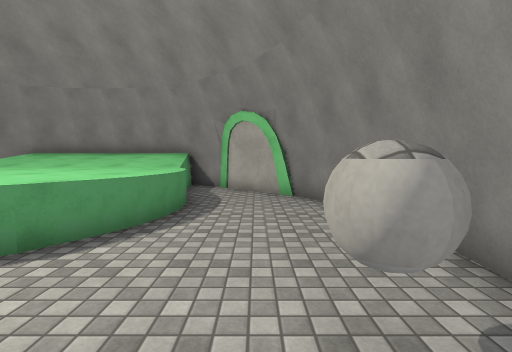
view 1 (above)

12 first-person views from a walk through a scene from a Unity 3-D project. The camera is 1.4 m above the floor, tilts 4° down and sees 85° across. The floor is counted in squares, 1 m on a side. Each view is taken from the middle of a square. On the plan, view 1 faces up. The plan holds only what a view shows up to about 14 squares ahead; the rest is blank. The place goes on beyond the plan. The player character is not drawn. Some animated figures are not drawn. Surface patterns are stand-ins for the level's own textures.

view 2
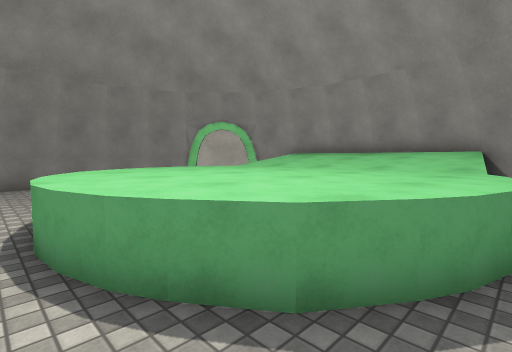

view 3
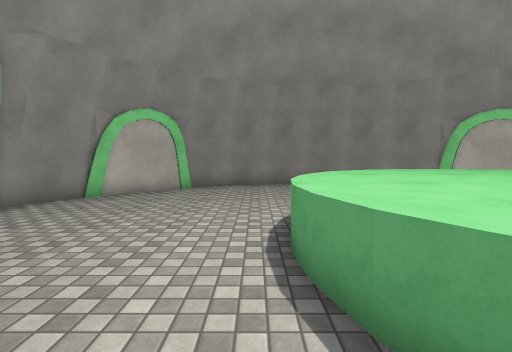

view 4
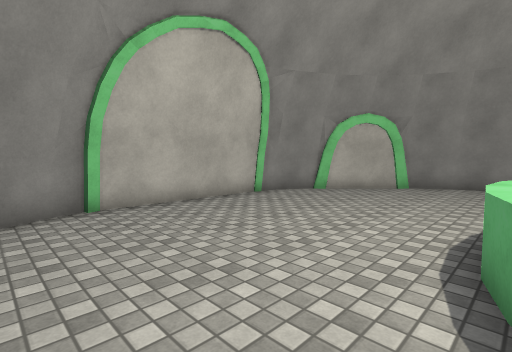

view 5
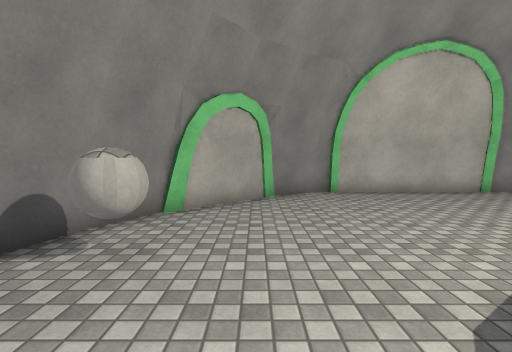

view 6
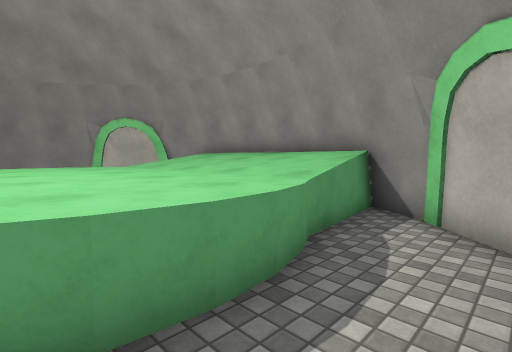

view 7
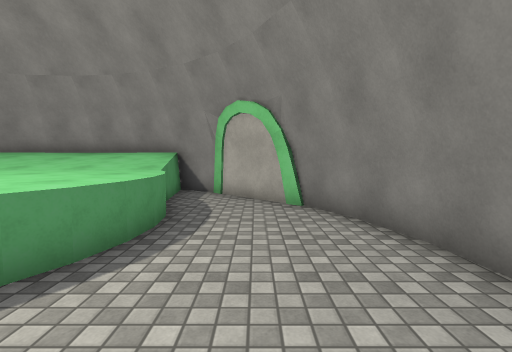

view 8
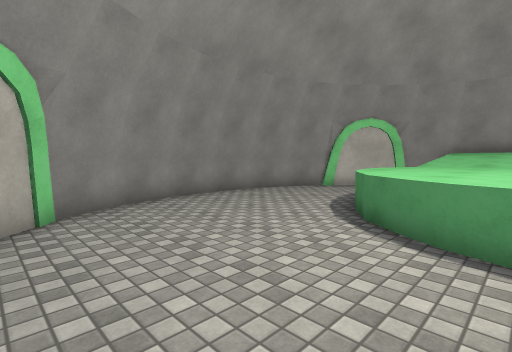

view 9
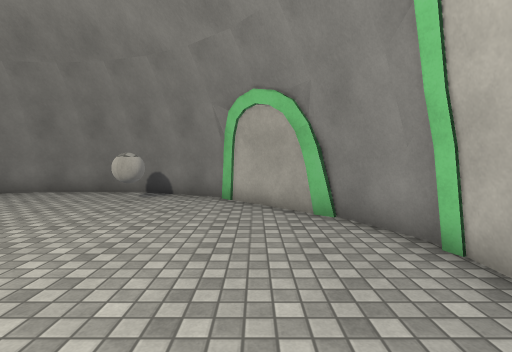

view 10
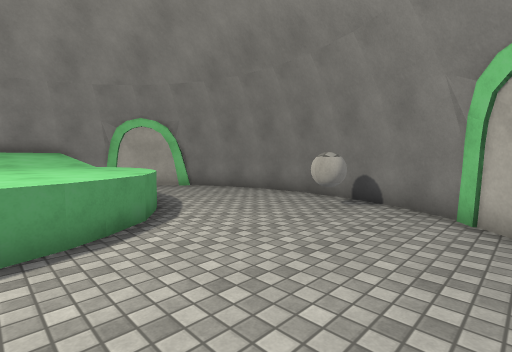

view 11
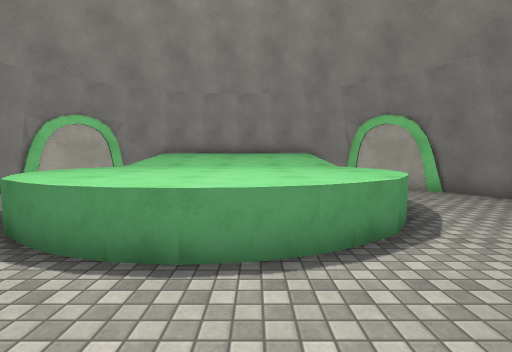

view 12
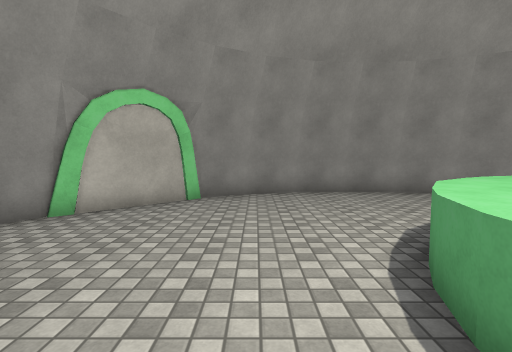

### Floor plan
Key: @ floor where view 1 was taken; # wall or solid block; . floor; ^ raised ledge; O other object.
Columns run from 17 left of view 1 to 3 right of it. Each row starts with its distance up from view 1.
 14       #########
 13     ###^^^^^^^###
 12    ## ^^^^^^^^^.##
 11   ##  ^^^^^^^^^..##
 10  ##.  ^^^^^^^^^...##
  9  #...^^^^^^^^^^^...#
  8  #...^^^^^^^^^^^...#
  7 ##...^^^^^^^^^^^...##
  6 #....^^^^^^^^^^^....#
  5 #.....^^^^^^^^^.....#
  4 #......^^^^^^^......#
  3 #.......^^^^^.......#
  2 ##................O##
  1  #.................#
  0  #...............@.#
 -1  ##...............##
 -2   ##.............##
 -3    ##...........##
 -4     ###.......###
 -5       #########

Where each view was taken, in squares from view 1:
view 1: 0 up, 0 right, facing up
view 2: 2 up, 2 left, facing up-left
view 3: 2 up, 3 left, facing left
view 4: 3 up, 2 left, facing down-left
view 5: 6 up, 1 left, facing down
view 6: 6 up, 0 right, facing up-left
view 7: 2 up, 0 right, facing up
view 8: 2 down, 8 left, facing up-left
view 9: 2 down, 8 left, facing right
view 10: 2 down, 6 left, facing up-right
view 11: 1 down, 6 left, facing up
view 12: 1 up, 6 left, facing left
